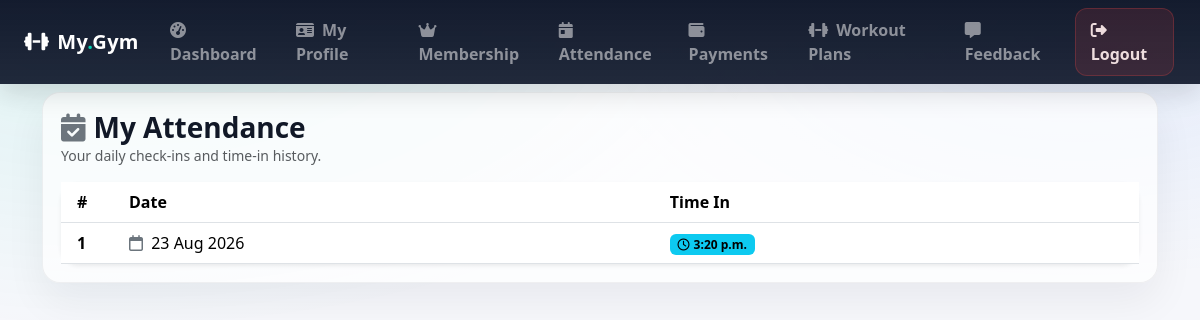
Page /member_attendance/ (signed in) on the earlier database version.
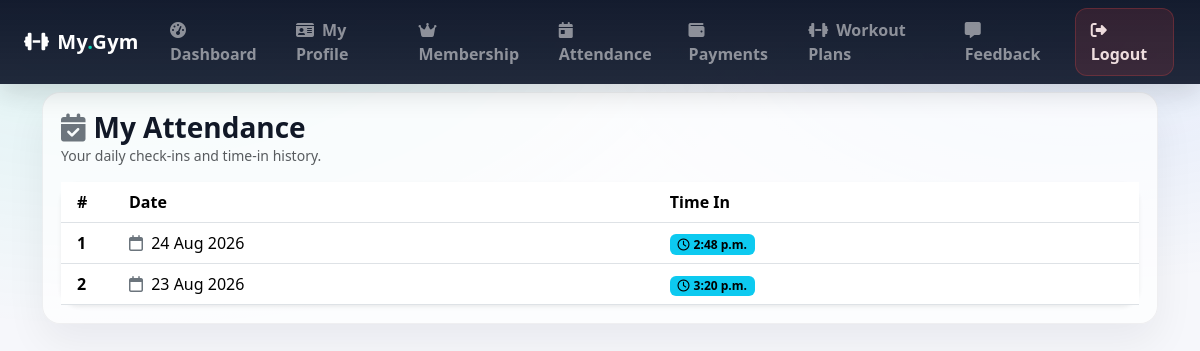
Same page on the later database version.
### gymapp/models.py (models this page shows, shortened)
class Attendance(models.Model):
    member = models.ForeignKey(
        MemberProfile,
        on_delete=models.CASCADE,
        related_name='attendances'
    )
    date = models.DateField(default=timezone.now)
    time_in = models.TimeField(null=True, blank=True) # time when member checked in
    class Meta:
        unique_together = ('member', 'date') # ensure one attendance record per member per day

### gymapp/views.py (the view)
    def wrapper(request, *args, **kwargs):
        if not request.user.is_authenticated or getattr(request.user, 'role', None) != 'MEMBER':
            messages.error(request, 'You must be a member to access this page.')
            return redirect('member_login')
        return view_func(request, *args, **kwargs)

### gymapp/views.py (called while the page is built)
def member_required(view_func):
    def wrapper(request, *args, **kwargs):
        if not request.user.is_authenticated or getattr(request.user, 'role', None) != 'MEMBER':
            messages.error(request, 'You must be a member to access this page.')
            return redirect('member_login')
        return view_func(request, *args, **kwargs)
    return wrapper

@member_required
def member_attendance(request):
    member_profile = MemberProfile.objects.get(user=request.user)
    attendances = Attendance.objects.filter(member=member_profile).order_by('-date')
    return render(request, 'member_attendance.html', {'attendances': attendances})

### gymapp/templates/member_attendance.html (shortened to what this page needs)
{% extends 'base.html' %}
{% block content %}
<div class="d-flex flex-wrap justify-content-between align-items-center gap-2 mb-3">
    <div>
        <h3 class="mb-0 fw-bold">
            <i class="fa-solid fa-calendar-check me-2 text-secondary"></i>My Attendance
        </h3>
        <div class="text-muted small">Your daily check-ins and time-in history.</div>
    </div>
</div>
<div class="card border-0 shadow-sm" style="border-radius:18px;">
    <div class="card-body p-0">
        <div class="table-responsive">
            <table class="table table-hover align-middle mb-0">
                <thead style="background: rgba(15,23,42,.98); color:#fff;">
                <tr>
                    <th class="ps-3" style="width:60px;">#</th>
                    <th style="min-width:170px;">Date</th>
                    <th style="min-width:150px;">Time In</th>
                </tr>
                </thead>
                <tbody>
                {% for a in attendances %}
                    <tr>
                        <td class="ps-3 fw-semibold">{{ forloop.counter }}</td>
                        <td class="text-nowrap">
                            <i class="fa-regular fa-calendar me-1 text-secondary"></i>
                            {{ a.date|date:"d M Y" }}
                        </td>
                        <td class="text-nowrap">
                            {% if a.time_in %}
                                <span class="badge text-bg-info">
                                    <i class="fa-regular fa-clock me-1"></i>{{ a.time_in }}
                                </span>
                            {% else %}
                                <span class="text-muted">-</span>
                            {% endif %}
                        </td>
                    </tr>
                {% endfor %}
                </tbody>
            </table>
        </div>
    </div>
</div>
{% endblock %}

Differences in the rows shown:
added Attendance: date "24 Aug 2026", time_in "2:48 p.m."
